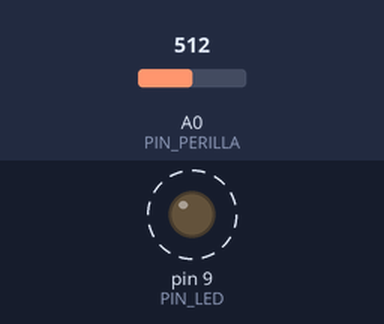
Recording of a sketch running on a simulated Arduino Uno, built with avr-gcc and run on an emulated ATmega328P. Parts: output pins drawn as LEDs (lit = HIGH). Dashed ring = blinking. Inputs (shaded band) come from the test bench; at power-on: A0 (PIN_PERILLA) = 512.

Above: at 1.8 s.
1.9 s: A0 (PIN_PERILLA) set to 0
At 3.0 s:
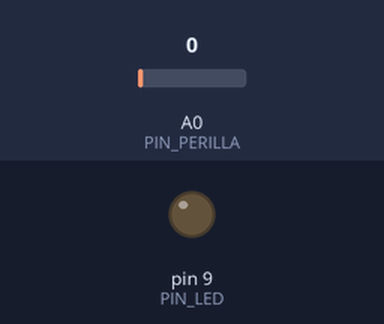
3.4 s: A0 (PIN_PERILLA) set to 122
At 4.8 s:
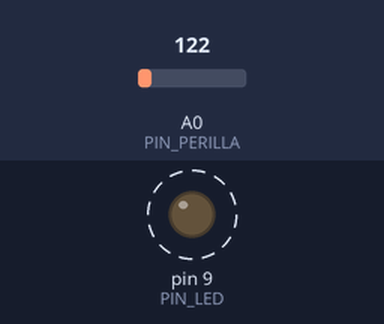
Timing chart, 0 to 13.5 s (numbered marks = the images above; inputs shaded):
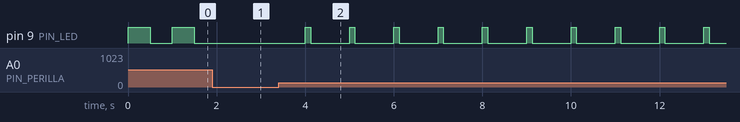

Measured:
- after the input at 1.9 s, pin 9 (PIN_LED): stays LOW (without the input it goes to HIGH after 0.10 s)
- after the input at 3.4 s, pin 9 (PIN_LED): alternates HIGH for 0.12 s and LOW for 0.88 s, starting after 0.60 s
- by itself, pin 9 (PIN_LED): alternates HIGH for 0.50 s and LOW for 0.50 s

The sketch:

P10a_pwm_a_mano.ino
```cpp
/*
  P10a · PWM "a mano": cómo se logra un brillo intermedio     Sesión 5
  ------------------------------------------------------------------
  Qué hace: enciende y apaga el LED con digitalWrite y delay, y la perilla reparte el
  ciclo entre "encendido" y "apagado". Es lo que hace analogWrite por dentro, pero
  despacio, para que se vea.

  Conexiones (las de P10):
    Potenciómetro   extremo -> 5 V ; centro -> A0 ; otro extremo -> GND
    LED             pin 9 -> resistencia 220 ohm -> LED (pata larga +) ; pata corta -> GND

  Ideas clave:
    - Un ciclo dura PERIODO_MS. Dentro del ciclo el LED está encendido "encendido"
      milisegundos y apagado el resto. La perilla decide cuánto de cada uno.
    - Con un ciclo largo (1000 ms) se ve el parpadeo: es el Blink de la Sesión 1 con
      la perilla decidiendo cuánto dura cada parte.
    - Con un ciclo corto (20 ms o menos) el ojo ya no ve el parpadeo: ve un brillo
      intermedio. Eso es PWM.
    - analogWrite hace lo mismo unas 490 veces por segundo, con un circuito propio del
      chip y SIN ocupar el programa. Aquí el programa no puede hacer otra cosa.
    - Este programa no escribe nada en el Monitor Serie: cada línea tardaría tanto como
      el propio ciclo y estropearía el efecto.

  Para jugar: cambia PERIODO_MS por 1000, 200, 100, 20 y 10, sube el programa cada vez,
  gira la perilla y anota en qué valor deja de verse el parpadeo.
*/

const int PIN_PERILLA = A0;
const int PIN_LED = 9;
const int PERIODO_MS = 1000;      // duración de un ciclo completo, en milisegundos

void setup() {
  pinMode(PIN_LED, OUTPUT);
}

void loop() {
  int lectura = analogRead(PIN_PERILLA);                    // 0 a 1023
  int encendido = map(lectura, 0, 1023, 0, PERIODO_MS);     // milisegundos con el LED prendido
  int apagado = PERIODO_MS - encendido;                     // el resto del ciclo

  digitalWrite(PIN_LED, HIGH);
  delay(encendido);
  digitalWrite(PIN_LED, LOW);
  delay(apagado);
}
```
